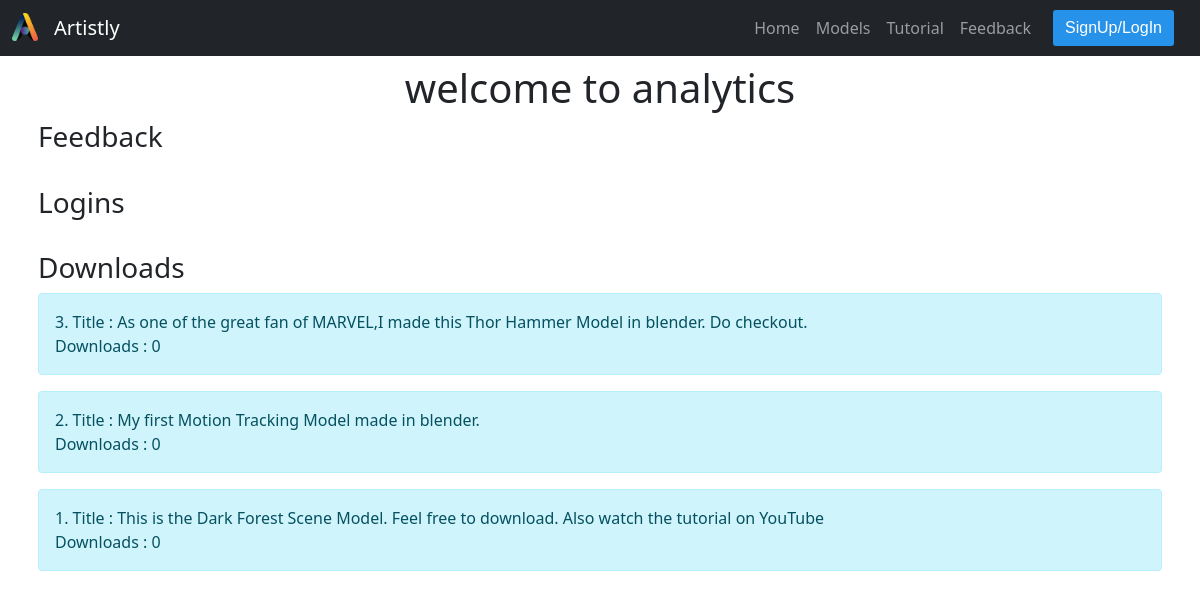
/analytics, run on an earlier commit of the app's database.
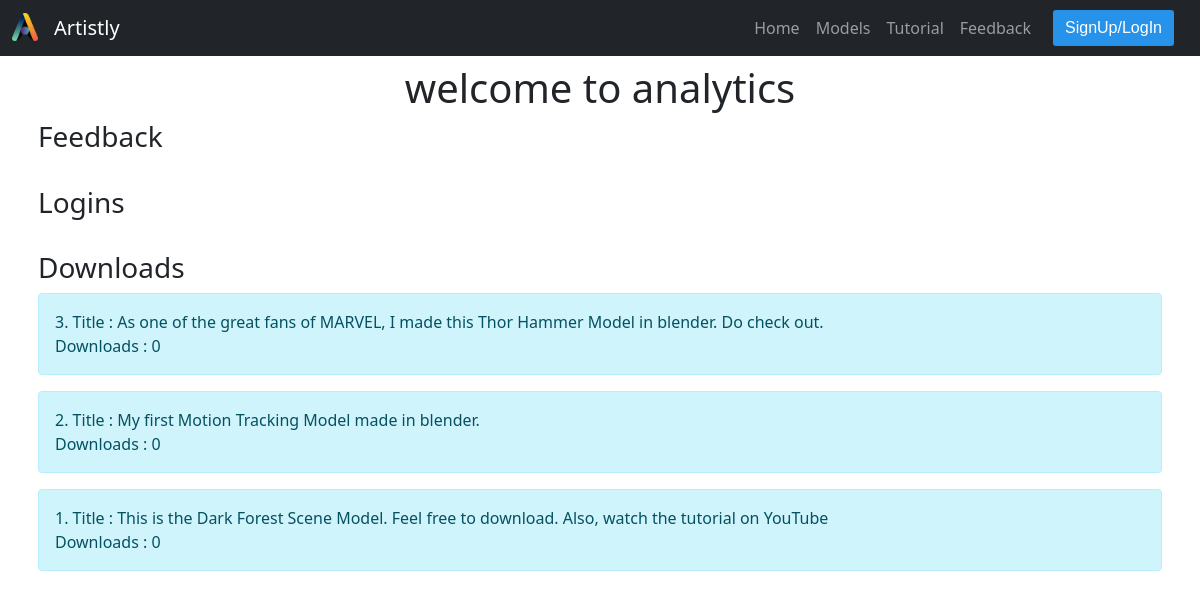
And on a later commit of the database.
### Pages/models.py (models this page shows, shortened)
class Models(models.Model):
    img = models.ImageField(upload_to='images',blank=True,null=True)
    title=models.CharField(max_length = 100)
    link=models.CharField(max_length=200,blank=True,null=True)
    downloads = models.IntegerField(default=0)

### Pages/views.py (the view)
# urls.py: path('analytics',views.analytics,name='analytics'),
def analytics(request):
    Info = Information.objects.order_by('-id')
    feedback = Feedback.objects.order_by('-id')
    models = Models.objects.order_by('-id')
    return render(request,'analytics.html',{'info':Info,'feedback':feedback,'models':models})

### Pages/templates/analytics.html (shortened to what this page needs)
{% extends 'base.html'%}
{% load static %}
{%block content %}
<link href="https://cdn.jsdelivr.net/npm/bootstrap@5.0.0-beta1/dist/css/bootstrap.min.css" rel="stylesheet">
<div class='container p-lg-2'>
<h1 class="text-center">welcome to analytics</h1>
<h3>Feedback</h3>
<br>
<h3>Logins</h3>
<br>
<h3>Downloads</h3>
{%for i in models.all%}
<div class="alert alert-info">
    {{i.id}}. Title :  {{i.title}}
    <br>
    Downloads : {{i.downloads}}
    <br>
</div>
{%endfor%}
</div>
{%endblock%}

What changed in the data, as far as the page shows it:
changed Models id 3: title "As one of the great fan of MARVEL,I made this Thor Hammer Model in blender. Do checkout." → "As one of the great fans of MARVEL, I made this Thor Hammer Model in blender. Do check out."
changed Models id 1: title "This is the Dark Forest Scene Model. Feel free to download. Also watch the tutorial on YouTube" → "This is the Dark Forest Scene Model. Feel free to download. Also, watch the tutorial on YouTube"
